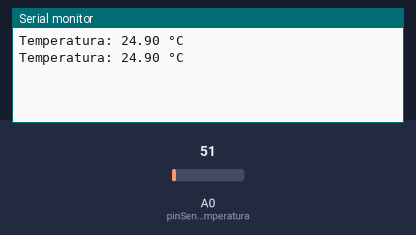
Simulated run of this program. Board: Arduino Uno, built with avr-gcc and run on an emulated ATmega328P. Parts: the last lines printed to the serial monitor. The test bench sets the inputs (shaded band); at power-on: A0 (pinSensorTemperatura) = 51.

Above: at 1.8 s.
1.9 s: A0 (pinSensorTemperatura) set to 61
At 2.5 s:
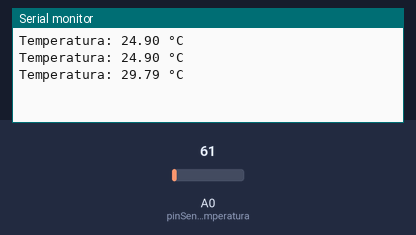
3.4 s: A0 (pinSensorTemperatura) set to 71
At 4.8 s:
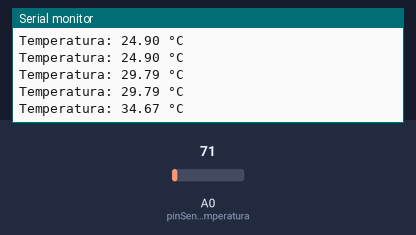
Timing chart, 0 to 6.4 s (numbered marks = the images above; inputs shaded):
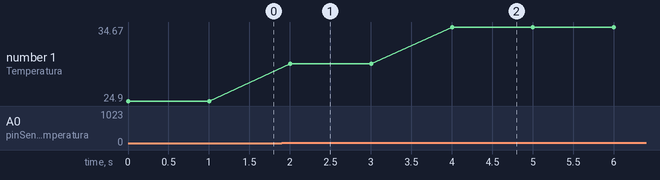

Measured:
- after the input at 1.9 s, the serial monitor: prints a new line after 0.10 s (image 1)
- after the input at 3.4 s, the serial monitor: prints a new line after 0.60 s (image 2)
- plotted number 1: 24.9 → 29.79 after the input at 1.9 s, 29.79 → 34.67 after the input at 3.4 s

The program:

main.cpp
```cpp
#include <Arduino.h>
// Definir el pin al que está conectado el sensor de temperatura
const int pinSensorTemperatura = A0;  // Pin analógico A0

void setup() {
  // Inicializar comunicación serial a una velocidad de 9600 baudios
  Serial.begin(9600);
}

void loop() {
  // Leer el valor analógico del sensor de temperatura
  int valorSensor = analogRead(pinSensorTemperatura);

  // Convertir el valor analógico a temperatura en grados Celsius
  float temperatura = (valorSensor * 5.0 / 1024.0) * 100.0;

  // Mostrar la temperatura en el Serial Monitor
  Serial.print("Temperatura: ");
  Serial.print(temperatura);
  Serial.println(" °C");

  // Esperar un breve período de tiempo antes de volver a leer el sensor
  delay(1000);
}
```
